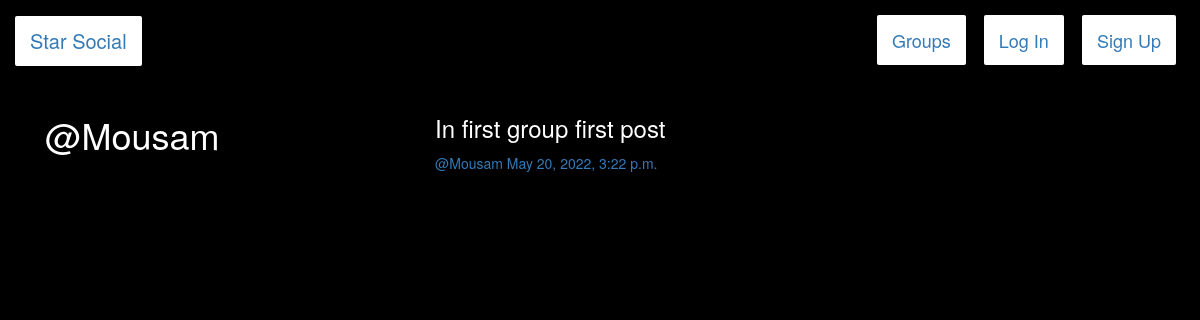
The app's page /posts/by/Mousam with its own data.
### posts/models.py (models this page shows, shortened)
class Post(models.Model):
    user = models.ForeignKey(User,related_name='posts',on_delete=models.CASCADE)
    created_at = models.DateTimeField(auto_now=True)
    message = models.TextField()
    message_html = models.TextField(editable=False)
    group = models.ForeignKey(Group,related_name='posts',null=True,blank=True,on_delete=models.CASCADE)
    class Meta:
        ordering = ['-created_at']
        unique_together = ['user','message']

### posts/views.py (the view)
# urls.py: re_path(r'by/(?P<username>[-\w]+)',views.UserPosts.as_view(),name='for_user'),
class UserPosts(generic.ListView):
    model = models.Post
    template_name = 'posts/user_post_list.html'
    def get_queryset(self):
        try:
            self.post_user= User.objects.prefetch_related('posts').get(username__iexact=self.kwargs.get('username'))
        except User.DoesNotExist:
            raise Http404
        else:
            return self.post_user.posts.all()
    def get_context_data(self, **kwargs):
        context= super().get_context_data(**kwargs)
        context['post_user'] = self.post_user
        return context

### posts/templates/posts/user_post_list.html
{% extends "posts/post_base.html" %}
{% block prepost %}
<div class="col-md-4">
 <h1>@{{ post_user.username }}</h1>
</div>
{% endblock %}
{% block post_content %}
<div class="col-md-8">
 {% for post in post_list %}
 {% include "posts/_post.html" %}
 {% endfor %}
</div>
{% endblock %}

### posts/templates/posts/_post.html (shortened to what this page needs)
<div class="post media">
 <h3>{{post.message_html|safe}}</h3>
 <div class="media body">
  <h5 class="media-heading">
  <span class="username">
      <a href="{% url 'posts:for_user' username=post.user.username %}">@{{post.user.username}}</a>
  </span>
  <time class="time">
    <a href="{% url 'posts:single' username=post.user.username pk=post.pk %}">{{post.created_at}}</a>
  </time>
</h5>
 </div>
</div>

### static/socialClone/css/master.css (style rules this page uses)
body { margin-top: 5px; background-color: black; overflow: hidden; color: white; }

### records on screen
Post: message_html "In first group first post", user.username "Mousam", created_at "May 20, 2022, 3:22 p.m."

### other values on screen
{{ post_user.username }} "Mousam"
